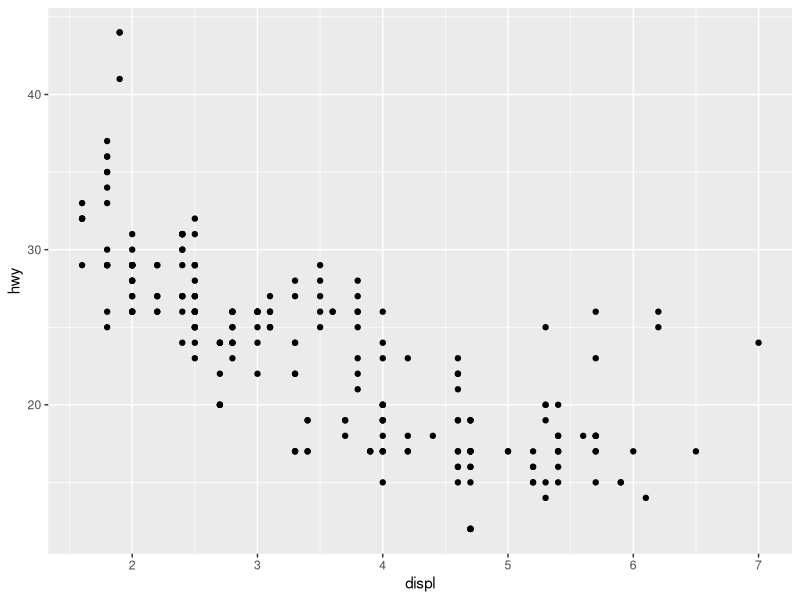
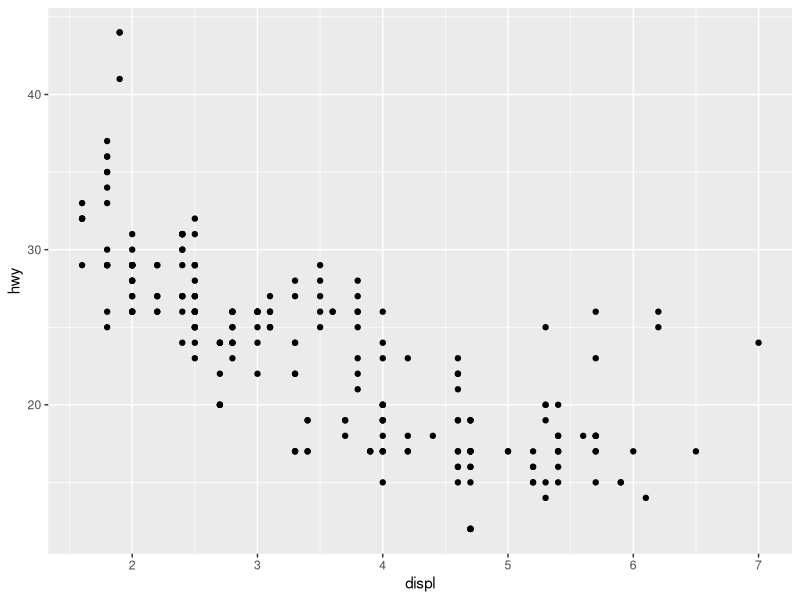
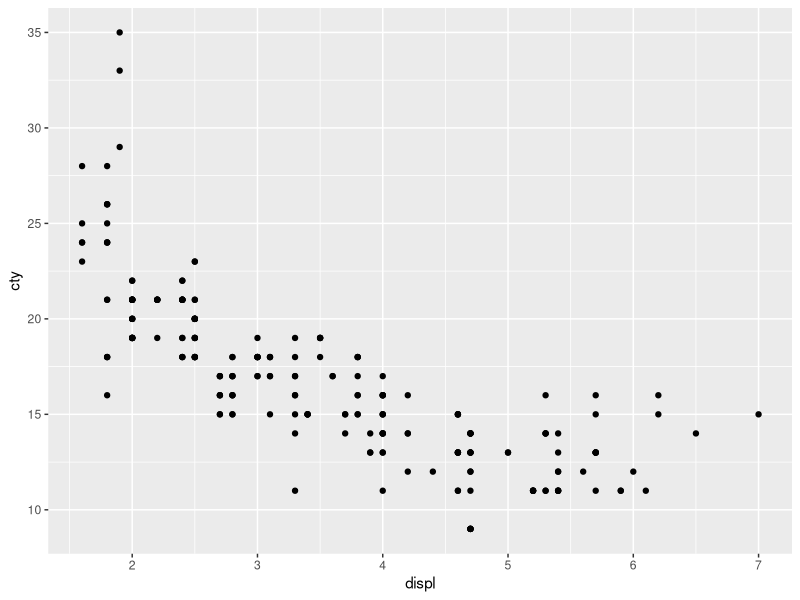
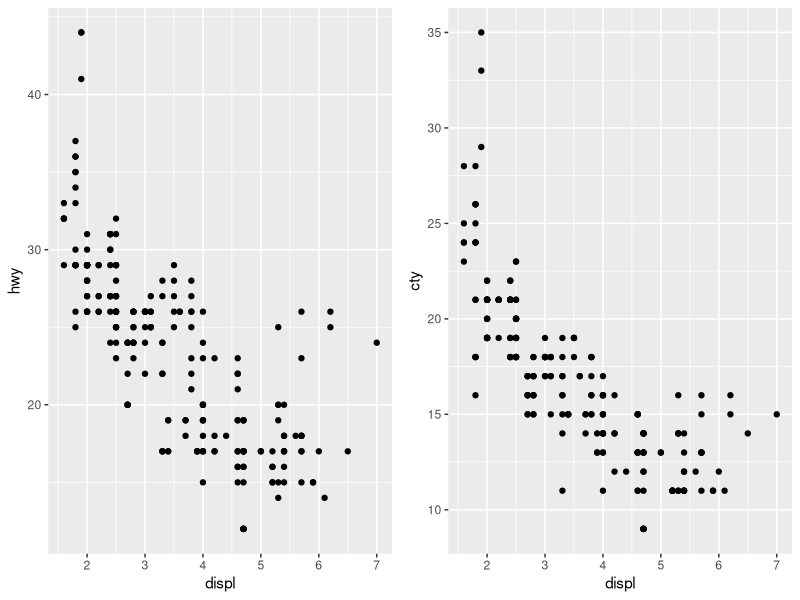
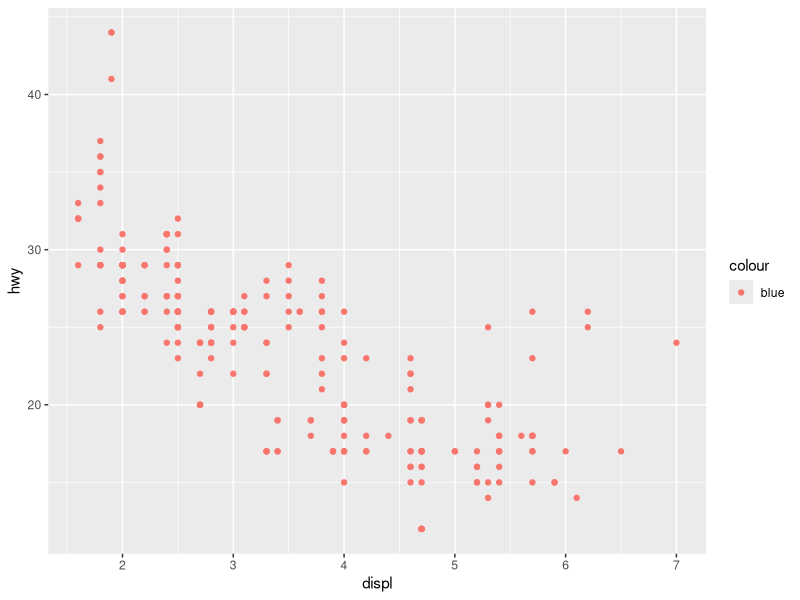
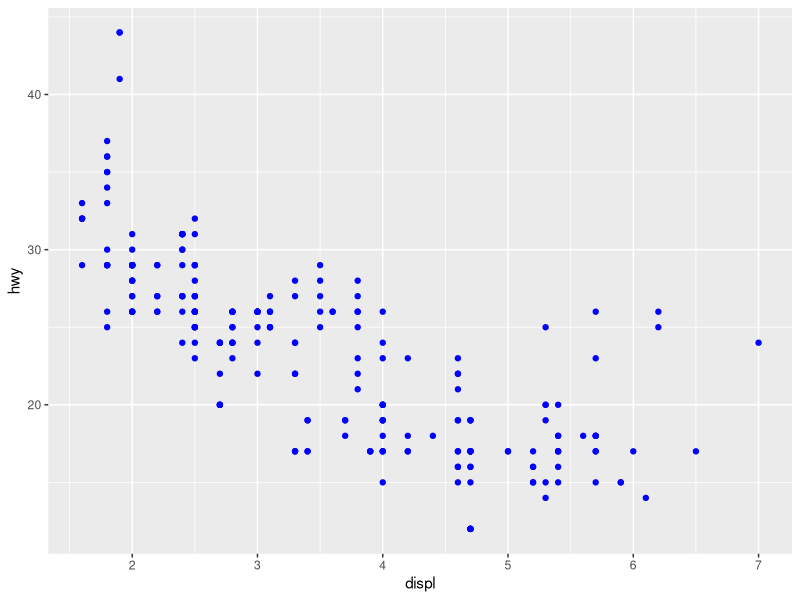
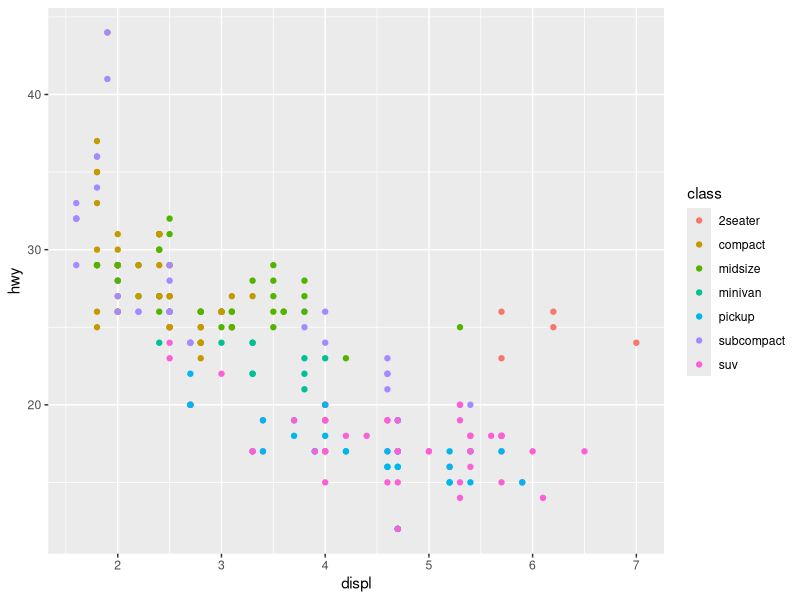

The R source for these figures, in order:
## ---- chunk 1
library(datasets)
library(tidyverse)
library(knitr)
library(ggplot2)
## ---- chunk 2
mpg <- mpg
## ---- chunk 3
# What are 5 functions we could use to explore the mpg dataset?
str(mpg)

summary(mpg)

colnames(mpg)

?mpg

head(mpg)

# Which manufacturer has the most models in this dataset?
mpg %>%
  count(model) %>%
  arrange(n)

mpg %>%
  count(model) %>%
  arrange(desc(n))
## ---- chunk 4
ggplot(mpg, aes(x = displ, y = hwy)) + 
  geom_point()

# Fill in the following:
# Data: mpg
# Aesthetic: engine oil displacement to fuel economy
# Layers: point
# Plus sign location: end of first line
## ---- chunk 5
ggplot(mpg, aes(displ, hwy)) +
  geom_point()



## ---- chunk 6
# Do these data look similar when comparing engine displacement to city miles per gallon?
ggplot(mpg, aes(displ, cty)) +
  geom_point()

# How could we more easily compare the highway and city miles per gallon?
library(gridExtra)

p1 <- ggplot(mpg, aes(displ, hwy)) +
  geom_point()

p2 <- ggplot(mpg, aes(displ, cty)) +
  geom_point()

grid.arrange(p1, p2, ncol = 2)
## ---- chunk 7
ggplot(mpg, aes(displ, hwy)) + 
  geom_point(aes(colour = "blue"))
## ---- chunk 8
ggplot(mpg, aes(displ, hwy)) + 
  geom_point(colour = "blue")
## ---- chunk 9
ggplot(mpg, aes(displ, hwy, color = class)) + 
  geom_point()
